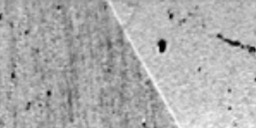
#> input picture 02_240510/Au_Cu_Al-ozaki-first_ver/outputs/figures/split/0_0_0.png, 256 x 128 px, given as the content of the folder ./data/raw/images, which was not available
$ python split.py
#> lines starting #> are read from the running program, lines starting #| are printed output that depends on the picture; pictures that were not available may be replaced by others from this repository, and a replacement may not be noted
from PIL import Image
import os

def split_image(image_path, rows, columns, output_dir):
#> called with image_path = './data/raw/images/0_0_0.png', rows = 6, columns = 8, output_dir = './data/interim/split/images'
    img = Image.open(image_path)
#> img is the input picture: PIL image 256x128 L; min 0, max 248, mean 173.2
    w, h = img.size
#> w = 256; h = 128
    w_chunk = w // columns
#> w_chunk = 32
    h_chunk = h // rows
#> h_chunk = 21

    for i in range(rows):
        for j in range(columns):
            left = j * w_chunk
            top = i * h_chunk
            right = (j + 1) * w_chunk
            bottom = (i + 1) * h_chunk
            crop_img = img.crop((left, top, right, bottom))
            crop_img.save(os.path.join(output_dir, f"{os.path.splitext(os.path.basename(image_path))[0]}_{i}_{j}.png"))
#> this loop made 6 passes
#> pass 1, in split_image, `crop_img.save(os.path.join(output_dir, f"{os.path.splitext(os.path.bas..`:
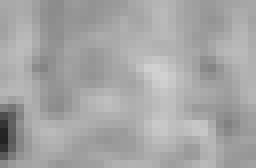
#> saved as 0_0_0_0_0.png: PIL image 32x21 L (shown 8 times larger); min 35, max 209, mean 165.5
#> pass 1, in split_image, `crop_img.save(os.path.join(output_dir, f"{os.path.splitext(os.path.bas..`:
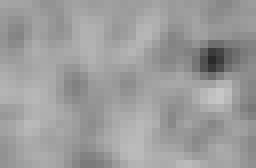
#> saved as 0_0_0_0_1.png: PIL image 32x21 L (shown 8 times larger); min 42, max 199, mean 156.6
#> pass 1, in split_image, `crop_img.save(os.path.join(output_dir, f"{os.path.splitext(os.path.bas..`:
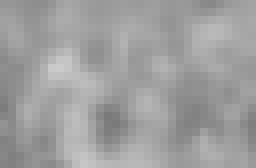
#> saved as 0_0_0_0_2.png: PIL image 32x21 L (shown 8 times larger); min 122, max 203, mean 158.9
#> pass 1, in split_image, `crop_img.save(os.path.join(output_dir, f"{os.path.splitext(os.path.bas..`:
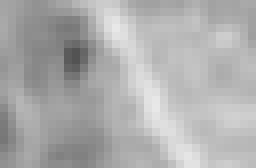
#> saved as 0_0_0_0_3.png: PIL image 32x21 L (shown 8 times larger); min 83, max 232, mean 173.6
#> after the loop:
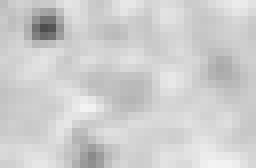
#> crop_img: PIL image 32x21 L (shown 8 times larger); min 77, max 243, mean 206.2

if __name__ == "__main__":
    # [6 lines of commented-out code are left out]

    ROWS, COLUMNS = 6, 8
    INPUT_DIR = "./data/raw"
    OUTPUT_DIR = "./data/interim/split"

    for type in ["images", "labels"]:
        input_dir = f"{INPUT_DIR}/{type}"
        output_dir = f"{OUTPUT_DIR}/{type}"
        os.makedirs(output_dir, exist_ok=True)
#> (the run stopped early here; a loop or call above may not have finished)
